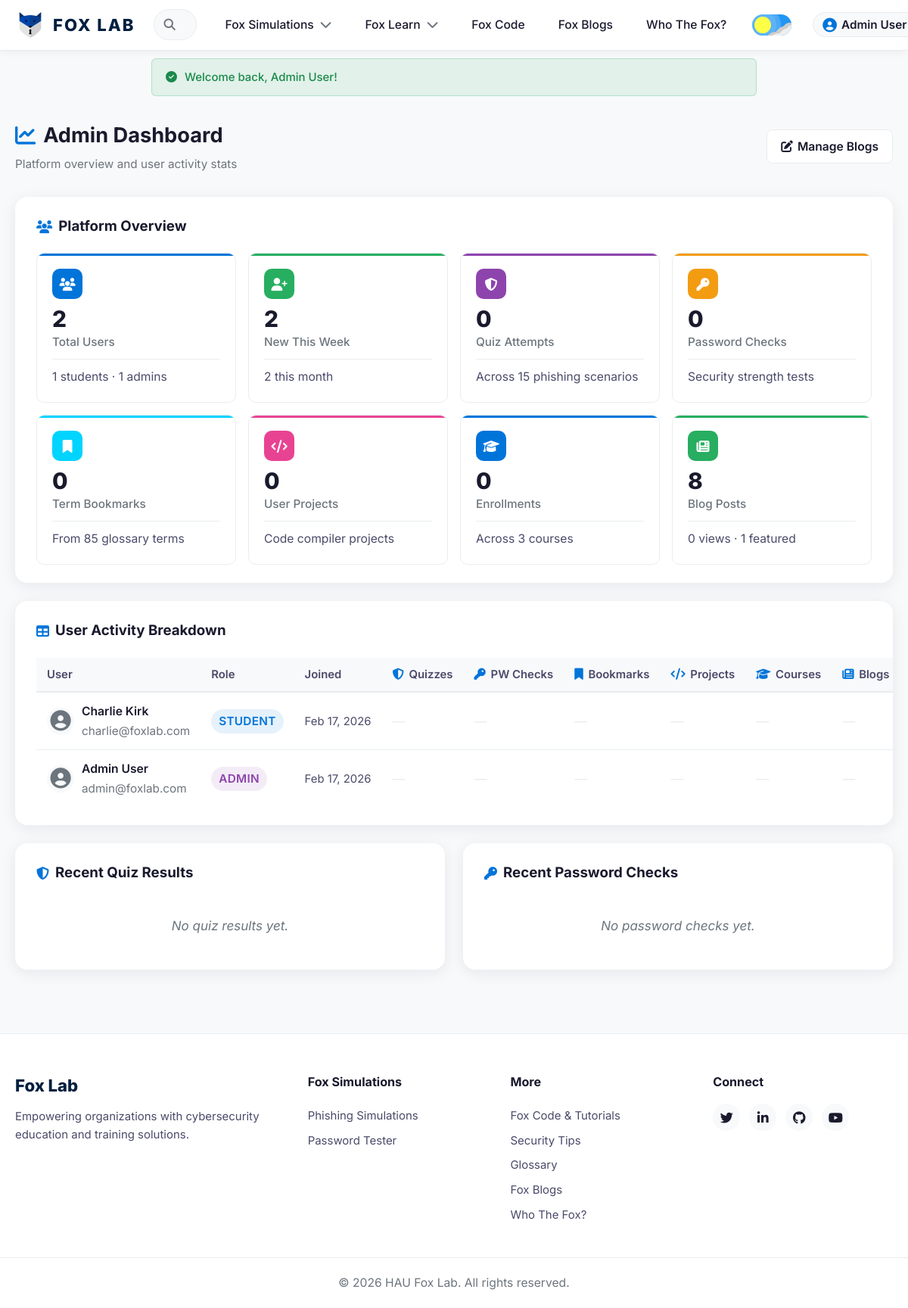
/pages/admin-dashboard.php (signed in), run on the app's committed database.
### tables this page shows
CREATE TABLE IF NOT EXISTS users (
    id          INT AUTO_INCREMENT PRIMARY KEY,
    full_name   VARCHAR(200) NOT NULL,
    email       VARCHAR(255) NOT NULL UNIQUE,
    password    VARCHAR(255) NOT NULL,
    role        ENUM('student','admin') DEFAULT 'student',
    avatar_url  VARCHAR(500) DEFAULT NULL,
    created_at  TIMESTAMP DEFAULT CURRENT_TIMESTAMP,
    updated_at  TIMESTAMP DEFAULT CURRENT_TIMESTAMP ON UPDATE CURRENT_TIMESTAMP
);

### pages/admin-dashboard.php (the view, shortened to what the rows shown need)
<?php
require_once __DIR__ . '/../config/db.php';
requireAdmin();
$pdo = getDBConnection();
$users = $pdo->query("
    SELECT
        u.id,
        u.full_name,
        u.email,
        u.role,
        u.avatar_url,
        u.created_at,
        COALESCE(qr.quiz_count, 0)       AS quiz_count,
        COALESCE(qr.correct_total, 0)    AS correct_total,
        COALESCE(qr.incorrect_total, 0)  AS incorrect_total,
        COALESCE(pw.pw_checks, 0)        AS pw_checks,
        COALESCE(bk.bookmark_count, 0)   AS bookmark_count,
        COALESCE(pj.project_count, 0)    AS project_count,
        COALESCE(en.enrollment_count, 0) AS enrollment_count,
        COALESCE(en.avg_progress, 0)     AS avg_progress,
        COALESCE(bl.blog_count, 0)       AS blog_count
    FROM users u
    LEFT JOIN (
        SELECT user_id, COUNT(*) AS quiz_count,
               SUM(is_correct) AS correct_total,
               SUM(CASE WHEN is_correct = 0 THEN 1 ELSE 0 END) AS incorrect_total
        FROM quiz_results GROUP BY user_id
    ) qr ON u.id = qr.user_id
    LEFT JOIN (
        SELECT user_id, COUNT(*) AS pw_checks
        FROM pw_logs GROUP BY user_id
    ) pw ON u.id = pw.user_id
    LEFT JOIN (
        SELECT user_id, COUNT(*) AS bookmark_count
        FROM bookmarks GROUP BY user_id
    ) bk ON u.id = bk.user_id
    LEFT JOIN (
        SELECT user_id, COUNT(*) AS project_count
        FROM projects WHERE user_id IS NOT NULL GROUP BY user_id
    ) pj ON u.id = pj.user_id
    LEFT JOIN (
        SELECT user_id, COUNT(*) AS enrollment_count, ROUND(AVG(progress)) AS avg_progress
        FROM enrollments GROUP BY user_id
    ) en ON u.id = en.user_id
    LEFT JOIN (
        SELECT user_id, COUNT(*) AS blog_count
        FROM blogs WHERE user_id IS NOT NULL GROUP BY user_id
    ) bl ON u.id = bl.user_id
    ORDER BY u.created_at DESC
")->fetchAll();
include __DIR__ . '/../includes/header.php';
?>
<section class="admin-dashboard">
    <div class="container">
        <div class="admin-header">
            <div class="admin-header-left">
                <h1><i class="fas fa-chart-line"></i> Admin Dashboard</h1>
            </div>
        </div>
        <div class="dash-section">
            <h2 class="dash-section-title"><i class="fas fa-users"></i> Platform Overview</h2>
        </div>
        <div class="dash-section">
            <h2 class="dash-section-title"><i class="fas fa-table"></i> User Activity Breakdown</h2>
            <div class="dash-table-wrapper">
                <table class="dash-table">
                    <thead>
                        <tr>
                            <th>User</th>
                            <th>Role</th>
                            <th>Joined</th>
                            <th><i class="fas fa-shield-halved"></i> Quizzes</th>
                            <th><i class="fas fa-key"></i> PW Checks</th>
                            <th><i class="fas fa-bookmark"></i> Bookmarks</th>
                            <th><i class="fas fa-code"></i> Projects</th>
                            <th><i class="fas fa-graduation-cap"></i> Courses</th>
                            <th><i class="fas fa-newspaper"></i> Blogs</th>
                        </tr>
                    </thead>
                    <tbody>
                        <?php if (empty($users)): ?>
                        <tr><td colspan="9" class="dash-table-empty">No users found</td></tr>
                        <?php else: ?>
                        <?php foreach ($users as $u): ?>
                        <tr>
                            <td class="dash-user-cell">
                                <div class="dash-user-avatar">
                                    <?php if (!empty($u['avatar_url'])): ?>
                                        <img src="../<?php echo e($u['avatar_url']); ?>" alt="">
                                    <?php else: ?>
                                        <i class="fas fa-user-circle"></i>
                                    <?php endif; ?>
                                </div>
                                <div class="dash-user-info">
                                    <span class="dash-user-name"><?php echo e($u['full_name']); ?></span>
                                    <span class="dash-user-email"><?php echo e($u['email']); ?></span>
                                </div>
                            </td>
                            <td>
                                <span class="dash-role-badge dash-role-<?php echo e($u['role']); ?>">
                                    <?php echo ucfirst(e($u['role'])); ?>
                                </span>
                            </td>
                            <td class="dash-date"><?php echo date('M j, Y', strtotime($u['created_at'])); ?></td>
                            <td>
                                <?php if ($u['quiz_count'] > 0): ?>
                                    <span class="dash-activity-count"><?php echo $u['quiz_count']; ?></span>
                                    <span class="dash-activity-sub"><?php echo $u['correct_total']; ?>✓ <?php echo $u['incorrect_total']; ?>✗</span>
                                <?php else: ?>
                                    <span class="dash-activity-none">—</span>
                                <?php endif; ?>
                            </td>
                            <td>
                                <?php if ($u['pw_checks'] > 0): ?>
                                    <span class="dash-activity-count"><?php echo $u['pw_checks']; ?></span>
                                <?php else: ?>
                                    <span class="dash-activity-none">—</span>
                                <?php endif; ?>
                            </td>
                            <td>
                                <?php if ($u['bookmark_count'] > 0): ?>
                                    <span class="dash-activity-count"><?php echo $u['bookmark_count']; ?></span>
                                <?php else: ?>
                                    <span class="dash-activity-none">—</span>
                                <?php endif; ?>
                            </td>
                            <td>
                                <?php if ($u['project_count'] > 0): ?>
                                    <span class="dash-activity-count"><?php echo $u['project_count']; ?></span>
                                <?php else: ?>
                                    <span class="dash-activity-none">—</span>
                                <?php endif; ?>
                            </td>
                            <td>
                                <?php if ($u['enrollment_count'] > 0): ?>
                                    <span class="dash-activity-count"><?php echo $u['enrollment_count']; ?></span>
                                    <span class="dash-activity-sub"><?php echo $u['avg_progress']; ?>% avg</span>
                                <?php else: ?>
                                    <span class="dash-activity-none">—</span>
                                <?php endif; ?>
                            </td>
                            <td>
                                <?php if ($u['blog_count'] > 0): ?>
                                    <span class="dash-activity-count"><?php echo $u['blog_count']; ?></span>
                                <?php else: ?>
                                    <span class="dash-activity-none">—</span>
                                <?php endif; ?>
                            </td>
                        </tr>
                        <?php endforeach; ?>
                        <?php endif; ?>
                    </tbody>
                </table>
            </div>
        </div>
        <div class="dash-two-col">
            <div class="dash-section">
                <h2 class="dash-section-title"><i class="fas fa-shield-halved"></i> Recent Quiz Results</h2>
            </div>
            <div class="dash-section">
                <h2 class="dash-section-title"><i class="fas fa-key"></i> Recent Password Checks</h2>
            </div>
        </div>
    </div>
</section>
<?php include __DIR__ . '/../includes/footer.php'; ?>

### includes/header.php (shortened to what the rows shown need)
<?php
$isSubPage = (basename(dirname($_SERVER['SCRIPT_FILENAME'])) === 'pages');
$basePath = $isSubPage ? '../' : '';
$pagesPath = $isSubPage ? '' : 'pages/';
$_currentUser = currentUser();
?>
<!DOCTYPE html>
<html lang="en">
<head>
    <link rel="stylesheet" href="https://cdnjs.cloudflare.com/ajax/libs/font-awesome/6.5.1/css/all.min.css">
    <link rel="stylesheet" href="<?php echo $basePath; ?>assets/css/style.css">
</head>
<body>
    <header class="header">
        <div class="header-inner">
            <nav class="main-nav" id="mainNav">
                <?php if (isLoggedIn() && $_currentUser): ?>
                <div class="user-menu">
                    <button class="user-menu-btn" id="userMenuBtn">
                        <i class="fas fa-user-circle"></i>
                        <span><?php echo e($_currentUser['full_name']); ?></span>
                    </button>
                </div>
                <?php else: ?>
                <a href="<?php echo $pagesPath; ?>login.php" class="btn-login">Login</a>
                <?php endif; ?>
            </nav>
        </div>
    </header>
    <main>

### data on the page
users: full_name "Admin User", email "admin@foxlab.com", role "ADMIN", created_at "Feb 17, 2026"
users: full_name "Charlie Kirk", email "charlie@foxlab.com", role "STUDENT", created_at "Feb 17, 2026"

### other printed values
$_flash['message'] "Welcome back, Admin User!"
$totalUsers "2"
$totalStudents "1"
$totalAdmins "1"
$newUsersWeek "2"
$newUsersMonth "2"
$totalQuizzes "0"
$totalScenarios "15"
$totalPwChecks "0"
$totalBookmarks "0"
$totalTerms "85"
$totalProjects "0"
$totalEnrolled "0"
$totalCourses "3"
$totalBlogs "8"
